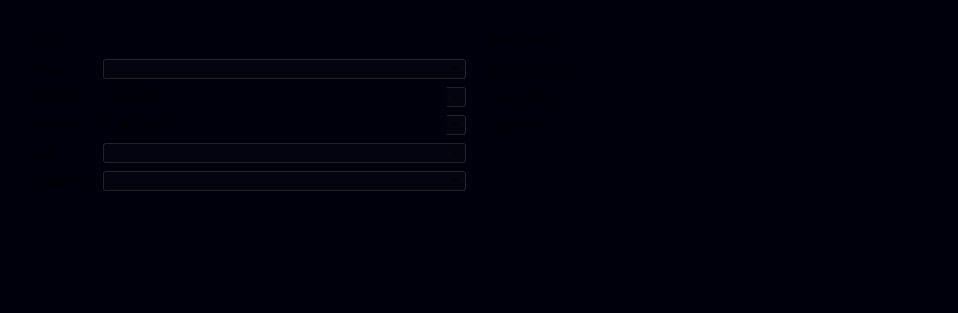
<?xml version="1.0" encoding="UTF-8"?>
<ui version="4.0">
 <class>Campaing</class>
 <widget class="QDialog" name="Campaing">
  <property name="geometry">
   <rect>
    <x>0</x>
    <y>0</y>
    <width>958</width>
    <height>313</height>
   </rect>
  </property>
  <property name="windowTitle">
   <string>Dialog</string>
  </property>
  <property name="styleSheet">
   <string notr="true">background-color: rgb(0, 0, 12);</string>
  </property>
  <layout class="QGridLayout" name="gridLayout">
   <item row="0" column="0">
    <widget class="QFrame" name="stylesheet">
     <property name="styleSheet">
      <string notr="true">/* /////////////////////////////////////////////////////////////////////////////////////////////////

SET APP STYLESHEET - FULL STYLES HERE
DARK THEME - DRACULA COLOR BASED

///////////////////////////////////////////////////////////////////////////////////////////////// */

QWidget{
	color: rgb(221, 221, 221);
	
}

/* /////////////////////////////////////////////////////////////////////////////////////////////////
Tooltip */
QToolTip {
	color: #ffffff;
	background-color: rgba(33, 37, 43, 180);
	border: 1px solid rgb(44, 49, 58);
	background-image: none;
	background-position: left center;
    background-repeat: no-repeat;
	border: none;
	border-left: 2px solid rgb(0, 0, 235);
	text-align: left;
	padding-left: 8px;
	margin: 0px;
}

/* /////////////////////////////////////////////////////////////////////////////////////////////////
Bg App */
#bgApp {	
	background-color: rgb(40, 44, 52);
	border: 1px solid rgb(44, 49, 58);
}

/* /////////////////////////////////////////////////////////////////////////////////////////////////
Left Menu */
#leftMenuBg {	
	background-color: rgb(33, 37, 43);
}
#Logo {
	background-color: rgb(33, 37, 43);
	background-image: url(:/images/images/images/logo14.png);
	background-position: centered;
	background-repeat: no-repeat;
}
#titleLeftApp { font: 63 12pt &quot;Segoe UI Semibold&quot;; }
#titleLeftDescription { font: 8pt &quot;Segoe UI&quot;; color: rgb(0, 0, 214); }

/* MENUS */
#topMenu .QPushButton {	
	background-position: left center;
    background-repeat: no-repeat;
	border: none;
	border-left: 22px solid transparent;
	background-color: transparent;
	text-align: left;
	padding-left: 44px;
}
QPushButton {
background-color: rgb(33, 37, 43);
	border-radius: 5px;
	border: 2px solid rgb(33, 37, 43);
	padding-left: 10px;
}
QPushButton:hover{
	border: 2px solid rgb(64, 71, 88);
}
#topMenu .QPushButton:hover {
	background-color: rgb(40, 44, 52);
}
#topMenu .QPushButton:pressed {	
	background-color: rgb(0, 0, 211);
	color: rgb(255, 255, 255);
}
#bottomMenu .QPushButton {	
	background-position: left center;
    background-repeat: no-repeat;
	border: none;
	border-left: 20px solid transparent;
	background-color:transparent;
	text-align: left;
	padding-left: 44px;
}
#bottomMenu .QPushButton:hover {
	background-color: rgb(40, 44, 52);
}
#bottomMenu .QPushButton:pressed {	
	background-color: rgb(0, 0, 211);
	color: rgb(255, 255, 255);
}
#leftMenuFrame{
	border-top: 3px solid rgb(44, 49, 58);
}

/* Toggle Button */
#toggleButton {
	background-position: left center;
    background-repeat: no-repeat;
	border: none;
	border-left: 20px solid transparent;
	background-color: rgb(37, 41, 48);
	text-align: left;
	padding-left: 44px;
	color: rgb(113, 126, 149);
}
#toggleButton:hover {
	background-color: rgb(40, 44, 52);
}
#toggleButton:pressed {
	background-color: rgb(0, 0, 211);
}

/* Title Menu */
#titleRightInfo { padding-left: 10px; }


/* /////////////////////////////////////////////////////////////////////////////////////////////////
Extra Tab */
#extraLeftBox {	
	background-color: rgb(44, 49, 58);
}
#extraTopBg{	
	background-color: rgb(0, 0, 214)
}

/* Icon */
#extraIcon {
	background-position: center;
	background-repeat: no-repeat;
	background-image: url(:/icons/images/icons/icon_settings.png);
}

/* Label */
#extraLabel { color: rgb(255, 255, 255); }

/* Btn Close */
#extraCloseColumnBtn { background-color: rgba(255, 255, 255, 0); border: none;  border-radius: 5px; }
#extraCloseColumnBtn:hover { background-color: rgb(196, 161, 249); border-style: solid; border-radius: 4px; }
#extraCloseColumnBtn:pressed { background-color: rgb(180, 141, 238); border-style: solid; border-radius: 4px; }

/* Extra Content */
#extraContent{
	border-top: 3px solid rgb(40, 44, 52);
}

/* Extra Top Menus */
#extraTopMenu .QPushButton {
background-position: left center;
    background-repeat: no-repeat;
	border: none;
	border-left: 22px solid transparent;
	background-color:transparent;
	text-align: left;
	padding-left: 44px;
}
#extraTopMenu .QPushButton:hover {
	background-color: rgb(40, 44, 52);
}
#extraTopMenu .QPushButton:pressed {	
	background-color: rgb(0, 0, 211);
	color: rgb(255, 255, 255);
}

/* /////////////////////////////////////////////////////////////////////////////////////////////////
Content App */
#contentTopBg{	
	background-color: rgb(33, 37, 43);
}
#contentBottom{
	border-top: 3px solid rgb(44, 49, 58);
}

/* Top Buttons */
#rightButtons .QPushButton { background-color: rgba(255, 255, 255, 0); border: none;  border-radius: 5px; }
#rightButtons .QPushButton:hover { background-color: rgb(44, 49, 57); border-style: solid; border-radius: 4px; }
#rightButtons .QPushButton:pressed { background-color: rgb(23, 26, 30); border-style: solid; border-radius: 4px; }

/* Theme Settings */
#extraRightBox { background-color: rgb(44, 49, 58); }
#themeSettingsTopDetail { background-color: rgb(0, 0, 211); }

/* Bottom Bar */
#bottomBar { background-color: rgb(44, 49, 58); }
#bottomBar QLabel { font-size: 11px; color: rgb(113, 126, 149); padding-left: 10px; padding-right: 10px; padding-bottom: 2px; }

/* CONTENT SETTINGS */
/* MENUS */
#contentSettings .QPushButton {	
	background-position: left center;
    background-repeat: no-repeat;
	border: none;
	border-left: 22px solid transparent;
	background-color:transparent;
	text-align: left;
	padding-left: 44px;
}
#contentSettings .QPushButton:hover {
	background-color: rgb(40, 44, 52);
}
#contentSettings .QPushButton:pressed {	
	background-color: rgb(0, 0, 211);
	color: rgb(255, 255, 255);
}

/* /////////////////////////////////////////////////////////////////////////////////////////////////
QTableWidget */
QTableWidget {	
	background-color: transparent;
	padding: 10px;
	border-radius: 5px;
	gridline-color: rgb(44, 49, 58);
	border-bottom: 1px solid rgb(44, 49, 60);
}
QTableWidget::item{
	border-color: rgb(44, 49, 60);
	padding-left: 5px;
	padding-right: 5px;
	gridline-color: rgb(44, 49, 60);
}
QTableWidget::item:selected{
	background-color: rgb(0, 0, 211);
}
QHeaderView::section{
	background-color: rgb(33, 37, 67);
	max-width: 30px;
	border: 1px solid rgb(44, 49, 58);
	border-style: none;
    border-bottom: 1px solid rgb(44, 49, 60);
    border-right: 1px solid rgb(44, 49, 60);
}
QTableWidget::horizontalHeader {	
	background-color: rgb(33, 37, 43);
}
QHeaderView::section:horizontal
{
    border: 1px solid rgb(33, 37, 43);
	background-color: rgb(33, 37, 43);
	padding: 3px;
	border-top-left-radius: 7px;
    border-top-right-radius: 7px;
}
QHeaderView::section:vertical
{
    border: 1px solid rgb(44, 49, 60);
}

/* /////////////////////////////////////////////////////////////////////////////////////////////////
LineEdit */
QLineEdit {
	background-color: rgb(33, 37, 43);
	border-radius: 5px;
	border: 2px solid rgb(33, 37, 43);
	padding-left: 10px;
	selection-color: rgb(255, 255, 255);
	selection-background-color: rgb(0, 0, 235);
}
QLineEdit:hover {
	border: 2px solid rgb(64, 71, 88);
}
QLineEdit:focus {
	border: 2px solid rgb(91, 101, 124);
}


QTextEdit {
	background-color: rgb(33, 37, 43);
	border-radius: 5px;
	border: 2px solid rgb(33, 37, 43);
	padding-left: 10px;
	selection-color: rgb(255, 255, 255);
	selection-background-color: rgb(0, 0, 235);
}
QTextEdit:hover {
	border: 2px solid rgb(64, 71, 88);
}
QTextEdit:focus {
	border: 2px solid rgb(91, 101, 124);
}

/* /////////////////////////////////////////////////////////////////////////////////////////////////
PlainTextEdit */
QPlainTextEdit {
	background-color: rgb(27, 29, 35);
	border-radius: 5px;
	padding: 10px;
	selection-color: rgb(255, 255, 255);
	selection-background-color: rgb(0, 0, 235);
}
QPlainTextEdit  QScrollBar:vertical {
    width: 8px;
 }
QPlainTextEdit  QScrollBar:horizontal {
    height: 8px;
 }
QPlainTextEdit:hover {
	border: 2px solid rgb(64, 71, 88);
}
QPlainTextEdit:focus {
	border: 2px solid rgb(91, 101, 124);
}

/* /////////////////////////////////////////////////////////////////////////////////////////////////
ScrollBars */
QScrollBar:horizontal {
    border: none;
    background: rgb(52, 59, 72);
    height: 8px;
    margin: 0px 21px 0 21px;
	border-radius: 0px;
}
QScrollBar::handle:horizontal {
    background: rgb(0, 0, 214);
    min-width: 25px;
	border-radius: 4px
}
QScrollBar::add-line:horizontal {
    border: none;
    background: rgb(55, 63, 77);
    width: 20px;
	border-top-right-radius: 4px;
    border-bottom-right-radius: 4px;
    subcontrol-position: right;
    subcontrol-origin: margin;
}
QScrollBar::sub-line:horizontal {
    border: none;
    background: rgb(55, 63, 77);
    width: 20px;
	border-top-left-radius: 4px;
    border-bottom-left-radius: 4px;
    subcontrol-position: left;
    subcontrol-origin: margin;
}
QScrollBar::up-arrow:horizontal, QScrollBar::down-arrow:horizontal
{
     background: none;
}
QScrollBar::add-page:horizontal, QScrollBar::sub-page:horizontal
{
     background: none;
}
 QScrollBar:vertical {
	border: none;
    background: rgb(52, 59, 72);
    width: 8px;
    margin: 21px 0 21px 0;
	border-radius: 0px;
 }
 QScrollBar::handle:vertical {	
	background: rgb(0, 0, 214);
    min-height: 25px;
	border-radius: 4px
 }
 QScrollBar::add-line:vertical {
     border: none;
    background: rgb(55, 63, 77);
     height: 20px;
	border-bottom-left-radius: 4px;
    border-bottom-right-radius: 4px;
     subcontrol-position: bottom;
     subcontrol-origin: margin;
 }
 QScrollBar::sub-line:vertical {
	border: none;
    background: rgb(55, 63, 77);
     height: 20px;
	border-top-left-radius: 4px;
    border-top-right-radius: 4px;
     subcontrol-position: top;
     subcontrol-origin: margin;
 }
 QScrollBar::up-arrow:vertical, QScrollBar::down-arrow:vertical {
     background: none;
 }

 QScrollBar::add-page:vertical, QScrollBar::sub-page:vertical {
     background: none;
 }

/* /////////////////////////////////////////////////////////////////////////////////////////////////
CheckBox */
QCheckBox::indicator {
    border: 3px solid rgb(52, 59, 72);
	width: 15px;
	height: 15px;
	border-radius: 10px;
    background: rgb(44, 49, 60);
}
QCheckBox::indicator:hover {
    border: 3px solid rgb(58, 66, 81);
}
QCheckBox::indicator:checked {
    background: 3px solid rgb(52, 59, 72);
	border: 3px solid rgb(52, 59, 72);	
	background-image: url(:/icons/images/icons/cil-check-alt.png);
}

/* /////////////////////////////////////////////////////////////////////////////////////////////////
RadioButton */
QRadioButton::indicator {
    border: 3px solid rgb(52, 59, 72);
	width: 15px;
	height: 15px;
	border-radius: 10px;
    background: rgb(44, 49, 60);
}
QRadioButton::indicator:hover {
    border: 3px solid rgb(58, 66, 81);
}
QRadioButton::indicator:checked {
    background: 3px solid rgb(94, 106, 130);
	border: 3px solid rgb(52, 59, 72);	
}


QComboBox{
	
	background-color: rgb(0, 0, 0);
	border-radius: 5px;
	border: 2px solid rgb(33, 37, 43);
	padding: 5px;
	padding-left: 10px;
}
QComboBox:hover{
	border: 2px solid rgb(64, 71, 88);
}
QComboBox::drop-down {
	subcontrol-origin: padding;
	subcontrol-position: top right;
	width: 25px; 
	border-left-width: 3px;
	border-left-color: rgba(39, 44, 54, 150);
	border-left-style: solid;
	border-top-right-radius: 3px;
	border-bottom-right-radius: 3px;	
	background-image: url(:/icons/images/icons/cil-arrow-bottom.png);
	background-position: center;
	background-repeat: no-reperat;
 }
QComboBox QAbstractItemView {	
	color: rgb(253, 253, 253);
	background-color: rgb(33, 37, 43);
	padding: 10px;
	selection-background-color: rgb(39, 44, 54);
}

 /////////////////////////////////////////////////////////////////////////////////////////////////
Sliders */
QSlider::groove:horizontal {
    border-radius: 5px;
    height: 10px;
	margin: 0px;
	background-color: rgb(52, 59, 72);
}
QSlider::groove:horizontal:hover {
	background-color: rgb(55, 62, 76);
}
QSlider::handle:horizontal {
    background-color: rgb(0, 0, 211);
    border: none;
    height: 10px;
    width: 10px;
    margin: 0px;
	border-radius: 5px;
}
QSlider::handle:horizontal:hover {
    background-color: rgb(195, 155, 255);
}
QSlider::handle:horizontal:pressed {
    background-color: rgb(0, 0, 235);
}

QSlider::groove:vertical {
    border-radius: 5px;
    width: 10px;
    margin: 0px;
	background-color: rgb(52, 59, 72);
}
QSlider::groove:vertical:hover {
	background-color: rgb(55, 62, 76);
}
QSlider::handle:vertical {
    background-color: rgb(0, 0, 211);
	border: none;
    height: 10px;
    width: 10px;
    margin: 0px;
	border-radius: 5px;
}
QSlider::handle:vertical:hover {
    background-color: rgb(195, 155, 255);
}
QSlider::handle:vertical:pressed {
    background-color: rgb(0, 0, 235);
}

/* /////////////////////////////////////////////////////////////////////////////////////////////////
CommandLinkButton */
QCommandLinkButton {	
	color: rgb(0, 0, 235);
	border-radius: 5px;
	padding: 5px;
	color: rgb(255, 170, 255);
}
QCommandLinkButton:hover {	
	color: rgb(255, 170, 255);
	background-color: rgb(44, 49, 60);
}
QCommandLinkButton:pressed {	
	color: rgb(0, 0, 214);
	background-color: rgb(52, 58, 71);
}

/* /////////////////////////////////////////////////////////////////////////////////////////////////
Button */
#pagesContainer QPushButton {
	border: 2px solid rgb(52, 59, 72);
	border-radius: 5px;	
	background-color: rgb(52, 59, 72);
}
#pagesContainer QPushButton:hover {
	background-color: rgb(57, 65, 80);
	border: 2px solid rgb(61, 70, 86);
}
#pagesContainer QPushButton:pressed {	
	background-color: rgb(35, 40, 49);
	border: 2px solid rgb(43, 50, 61);
}

</string>
     </property>
     <property name="frameShape">
      <enum>QFrame::StyledPanel</enum>
     </property>
     <property name="frameShadow">
      <enum>QFrame::Raised</enum>
     </property>
     <layout class="QHBoxLayout" name="horizontalLayout_3">
      <item>
       <widget class="QWidget" name="widget" native="true">
        <layout class="QFormLayout" name="formLayout">
         <item row="0" column="0">
          <widget class="QLabel" name="label">
           <property name="text">
            <string>Name:</string>
           </property>
           <property name="buddy">
            <cstring>name</cstring>
           </property>
          </widget>
         </item>
         <item row="0" column="1">
          <widget class="QLineEdit" name="name"/>
         </item>
         <item row="1" column="0">
          <widget class="QLabel" name="label_2">
           <property name="text">
            <string>Status:</string>
           </property>
           <property name="buddy">
            <cstring>status</cstring>
           </property>
          </widget>
         </item>
         <item row="1" column="1">
          <widget class="QComboBox" name="status"/>
         </item>
         <item row="2" column="0">
          <widget class="QLabel" name="label_3">
           <property name="text">
            <string>Start Date:</string>
           </property>
          </widget>
         </item>
         <item row="2" column="1">
          <layout class="QHBoxLayout" name="horizontalLayout">
           <item>
            <widget class="QDateEdit" name="dateEdit_2">
             <property name="calendarPopup">
              <bool>true</bool>
             </property>
            </widget>
           </item>
          </layout>
         </item>
         <item row="3" column="0">
          <widget class="QLabel" name="label_4">
           <property name="text">
            <string>End Date:</string>
           </property>
          </widget>
         </item>
         <item row="3" column="1">
          <layout class="QHBoxLayout" name="horizontalLayout_2">
           <item>
            <widget class="QDateEdit" name="dateEdit">
             <property name="calendarPopup">
              <bool>true</bool>
             </property>
            </widget>
           </item>
          </layout>
         </item>
         <item row="4" column="0">
          <widget class="QLabel" name="label_5">
           <property name="text">
            <string>Type:</string>
           </property>
           <property name="buddy">
            <cstring>campaign_type</cstring>
           </property>
          </widget>
         </item>
         <item row="4" column="1">
          <widget class="QComboBox" name="campaign_type"/>
         </item>
         <item row="5" column="0">
          <widget class="QLabel" name="label_7">
           <property name="text">
            <string>Assigned to:</string>
           </property>
           <property name="buddy">
            <cstring>assigned_user_id</cstring>
           </property>
          </widget>
         </item>
         <item row="5" column="1">
          <widget class="QComboBox" name="assigned_user_id"/>
         </item>
        </layout>
       </widget>
      </item>
      <item>
       <widget class="QWidget" name="widget_2" native="true">
        <layout class="QFormLayout" name="formLayout_2">
         <property name="fieldGrowthPolicy">
          <enum>QFormLayout::ExpandingFieldsGrow</enum>
         </property>
         <item row="0" column="0">
          <widget class="QLabel" name="label_8">
           <property name="text">
            <string>Impressions:</string>
           </property>
           <property name="buddy">
            <cstring>impressions</cstring>
           </property>
          </widget>
         </item>
         <item row="0" column="1">
          <widget class="QLineEdit" name="impressions"/>
         </item>
         <item row="1" column="0">
          <widget class="QLabel" name="label_9">
           <property name="text">
            <string>Expected Cost:</string>
           </property>
           <property name="buddy">
            <cstring>expectedCost</cstring>
           </property>
          </widget>
         </item>
         <item row="1" column="1">
          <widget class="QLineEdit" name="expectedCost"/>
         </item>
         <item row="2" column="0">
          <widget class="QLabel" name="label_10">
           <property name="text">
            <string>Actual Cost:</string>
           </property>
           <property name="buddy">
            <cstring>actualCost</cstring>
           </property>
          </widget>
         </item>
         <item row="2" column="1">
          <widget class="QLineEdit" name="actualCost"/>
         </item>
         <item row="3" column="0">
          <widget class="QLabel" name="label_11">
           <property name="text">
            <string>Objective:</string>
           </property>
           <property name="buddy">
            <cstring>objective</cstring>
           </property>
          </widget>
         </item>
         <item row="3" column="1">
          <widget class="QTextEdit" name="objective">
           <property name="tabChangesFocus">
            <bool>true</bool>
           </property>
          </widget>
         </item>
        </layout>
       </widget>
      </item>
     </layout>
    </widget>
   </item>
  </layout>
 </widget>
 <resources/>
 <connections/>
</ui>
